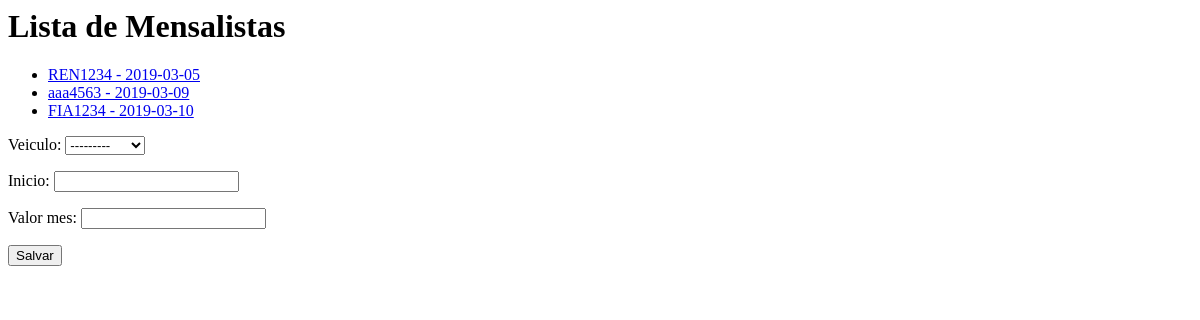
Page /core/mensalistas/ on the earlier database version.
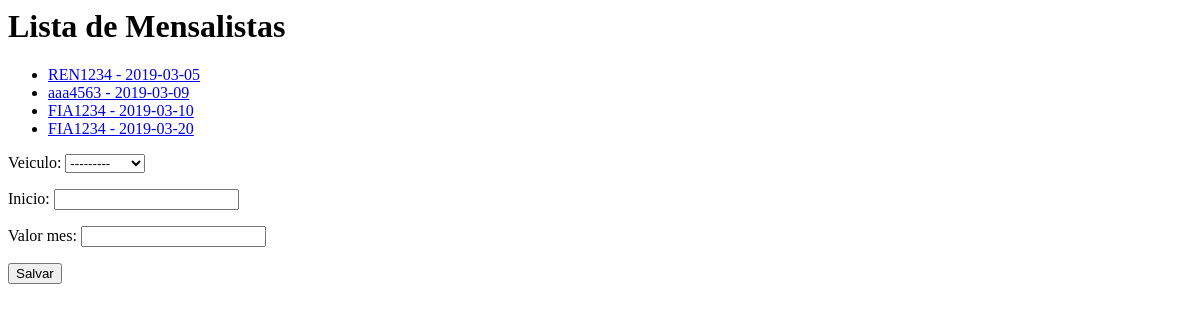
Same page on the later database version.
### core/models.py (models this page shows)
class Mensalista(models.Model):
    veiculo = models.ForeignKey(Veiculo, on_delete=models.CASCADE)
    inicio = models.DateField()
    valor_mes = models.DecimalField(max_digits=6, decimal_places=2)
    def __str__(self):
        return str(self.veiculo) + ' - ' + str(self.inicio)

class Veiculo(models.Model):
    marca = models.ForeignKey(Marca, on_delete=models.CASCADE)
    placa = models.CharField(max_length=7)
    proprietario = models.ForeignKey(Pessoa, on_delete=models.CASCADE)
    cor = models.CharField(max_length=15)
    observacoes = models.TextField()
    def __str__(self):
        return self.placa

### core/views.py (the view)
def lista_mensalista(request):
    form = MensalistaForm()
    mensalistas = Mensalista.objects.all()
    return render(request, 'core/lista_mensalistas.html',
        {'mensalistas': mensalistas, 'form': form})

### core/forms.py
class MensalistaForm(ModelForm):
    class Meta:
        model = Mensalista
        fields = '__all__'

### core/templates/core/lista_mensalistas.html
<h1>Lista de Mensalistas</h1>
<ul>
{% for mensal in mensalistas %}
    <li>
        <a href="{% url 'core_mensalista_update' mensal.id %}">
            {{ mensal }}
        </a>
    </li>
{% endfor %}
</ul>
<form action="{% url 'core_mensalista_add' %}" method="POST">{% csrf_token %}
    {{ form.as_p }}
    <button type="submit">Salvar</button>
</form>

Differences in the rows shown:
added Mensalista: veiculo+inicio "FIA1234 - 2019-03-20"
